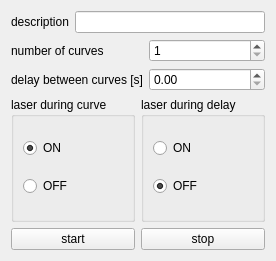
<?xml version="1.0" encoding="UTF-8"?>
<ui version="4.0">
 <class>Form</class>
 <widget class="QWidget" name="Form">
  <property name="geometry">
   <rect>
    <x>0</x>
    <y>0</y>
    <width>276</width>
    <height>261</height>
   </rect>
  </property>
  <property name="windowTitle">
   <string>transistor transfer laser ON/OFF</string>
  </property>
  <layout class="QVBoxLayout" name="verticalLayout">
   <item>
    <layout class="QHBoxLayout" name="horizontalLayout_3">
     <item>
      <widget class="QLabel" name="label_3">
       <property name="text">
        <string>description</string>
       </property>
      </widget>
     </item>
     <item>
      <widget class="QLineEdit" name="description_lineEdit"/>
     </item>
    </layout>
   </item>
   <item>
    <layout class="QGridLayout" name="gridLayout">
     <item row="0" column="0">
      <widget class="QLabel" name="label_2">
       <property name="text">
        <string>number of curves</string>
       </property>
      </widget>
     </item>
     <item row="0" column="1">
      <widget class="QSpinBox" name="N_curves_spinBox">
       <property name="minimum">
        <number>1</number>
       </property>
       <property name="maximum">
        <number>99999</number>
       </property>
       <property name="value">
        <number>1</number>
       </property>
      </widget>
     </item>
     <item row="1" column="0">
      <widget class="QLabel" name="label">
       <property name="text">
        <string>delay between curves [s]</string>
       </property>
      </widget>
     </item>
     <item row="1" column="1">
      <widget class="QDoubleSpinBox" name="delay_curves_doubleSpinBox">
       <property name="maximum">
        <double>9999.000000000000000</double>
       </property>
      </widget>
     </item>
    </layout>
   </item>
   <item>
    <layout class="QHBoxLayout" name="horizontalLayout">
     <item>
      <widget class="QGroupBox" name="groupBox">
       <property name="title">
        <string>laser during curve</string>
       </property>
       <layout class="QVBoxLayout" name="verticalLayout_2">
        <item>
         <widget class="QRadioButton" name="curve_laser_ON_radioButton">
          <property name="text">
           <string>ON</string>
          </property>
          <property name="checked">
           <bool>true</bool>
          </property>
         </widget>
        </item>
        <item>
         <widget class="QRadioButton" name="curve_laser_OFF_radioButton">
          <property name="text">
           <string>OFF</string>
          </property>
         </widget>
        </item>
       </layout>
      </widget>
     </item>
     <item>
      <widget class="QGroupBox" name="groupBox_2">
       <property name="title">
        <string>laser during delay</string>
       </property>
       <layout class="QVBoxLayout" name="verticalLayout_3">
        <item>
         <widget class="QRadioButton" name="delay_laser_ON_radioButton">
          <property name="text">
           <string>ON</string>
          </property>
         </widget>
        </item>
        <item>
         <widget class="QRadioButton" name="delay_laser_OFF_radioButton">
          <property name="text">
           <string>OFF</string>
          </property>
          <property name="checked">
           <bool>true</bool>
          </property>
         </widget>
        </item>
       </layout>
      </widget>
     </item>
    </layout>
   </item>
   <item>
    <layout class="QHBoxLayout" name="horizontalLayout_2">
     <item>
      <widget class="QPushButton" name="start_pushButton">
       <property name="text">
        <string>start</string>
       </property>
      </widget>
     </item>
     <item>
      <widget class="QPushButton" name="stop_pushButton">
       <property name="text">
        <string>stop</string>
       </property>
      </widget>
     </item>
    </layout>
   </item>
  </layout>
 </widget>
 <resources/>
 <connections/>
</ui>
